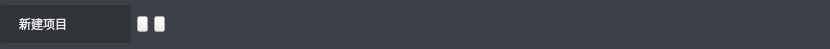
<?xml version="1.0" encoding="UTF-8"?>
<ui version="4.0">
 <class>CtrlDoublePubStuWdg</class>
 <widget class="QWidget" name="CtrlDoublePubStuWdg">
  <property name="geometry">
   <rect>
    <x>0</x>
    <y>0</y>
    <width>830</width>
    <height>49</height>
   </rect>
  </property>
  <property name="windowTitle">
   <string>Form</string>
  </property>
  <property name="styleSheet">
   <string notr="true">#CtrlDoublePubStuWdg
{
background-color: rgb(61, 64, 70);
}</string>
  </property>
  <layout class="QHBoxLayout" name="horizontalLayout">
   <property name="spacing">
    <number>6</number>
   </property>
   <property name="leftMargin">
    <number>0</number>
   </property>
   <property name="topMargin">
    <number>0</number>
   </property>
   <property name="rightMargin">
    <number>10</number>
   </property>
   <property name="bottomMargin">
    <number>0</number>
   </property>
   <item>
    <widget class="QComboBox" name="cmbUserList">
     <property name="minimumSize">
      <size>
       <width>131</width>
       <height>38</height>
      </size>
     </property>
     <property name="maximumSize">
      <size>
       <width>131</width>
       <height>38</height>
      </size>
     </property>
     <property name="styleSheet">
      <string notr="true">QComboBox {
font: 14px &quot;微软雅黑&quot;;
    border-radius: 3px;
    padding: 0px 1px 1px 5px;
    background-color: rgb(49, 52, 57);
    color: rgb(236, 236, 236);
padding-left:19px;

}

QComboBox::drop-down{
width: 15px;
border-left: 0px; 
}  

QComboBox::down-arrow 
{
image: url(:/doublePub/img/doublePub/arrow.png);
height:38px;width:25px;
margin:0px,0px,0px,0px;
padding-right:19px;
}

QComboBox QAbstractItemView{
    outline: 0px;
    border-radius:4px;
	color: rgb(236, 236, 236);
	selection-background-color: rgb(49, 52, 57);
    selection-border-radius:4px;
	selection-color: rgb(82, 204, 144);
	background-color: rgb(61, 64, 70);
	border-left:15px;
	 border: 1px solid rgb(61, 64, 70);
}

/*滚动条样式 开始*/
QScrollBar:vertical
{
border-radius:4px;
width:6px;
background:rgba(255,255,255, 255);
margin:0px,0px,0px,0px;

}

QScrollBar::handle:vertical
{
background:rgba(210,210,210, 255);
border-radius:3px;
min-height:20;
border: 1px solid #D2D2D2;
}    </string>
     </property>
     <item>
      <property name="text">
       <string>新建项目</string>
      </property>
     </item>
     <item>
      <property name="text">
       <string>新建项目</string>
      </property>
     </item>
    </widget>
   </item>
   <item>
    <widget class="QPushButton" name="btnPre">
     <property name="enabled">
      <bool>true</bool>
     </property>
     <property name="minimumSize">
      <size>
       <width>11</width>
       <height>16</height>
      </size>
     </property>
     <property name="maximumSize">
      <size>
       <width>11</width>
       <height>16</height>
      </size>
     </property>
     <property name="styleSheet">
      <string notr="true">QPushButton
{
	border-image: url(:/doublePub/img/doublePub/LeftRight.png)  0 11 32 0;
}
                                                    
QPushButton:hover
{
border-image: url(:/doublePub/img/doublePub/LeftRight.png) 16 11 16 0;
}

QPushButton:pressed
{
border-image: url(:/doublePub/img/doublePub/LeftRight.png) 0 11 32 0;
}

QPushButton:disabled
{
border-image: url(:/doublePub/img/doublePub/LeftRight.png) 32 11 0 0;
}</string>
     </property>
     <property name="text">
      <string/>
     </property>
    </widget>
   </item>
   <item>
    <widget class="QPushButton" name="btnNext">
     <property name="minimumSize">
      <size>
       <width>11</width>
       <height>16</height>
      </size>
     </property>
     <property name="maximumSize">
      <size>
       <width>11</width>
       <height>16</height>
      </size>
     </property>
     <property name="styleSheet">
      <string notr="true">QPushButton
{
	border-image: url(:/doublePub/img/doublePub/LeftRight.png) 0 0 32 11;
}
                                                    
QPushButton:hover
{
border-image: url(:/doublePub/img/doublePub/LeftRight.png) 16 0 16 11;
}

QPushButton:pressed
{
border-image: url(:/doublePub/img/doublePub/LeftRight.png) 0 0 32 11;
}

QPushButton:disabled
{
border-image: url(:/doublePub/img/doublePub/LeftRight.png) 32 0 0 11;
}</string>
     </property>
     <property name="text">
      <string/>
     </property>
    </widget>
   </item>
   <item>
    <spacer name="horizontalSpacer">
     <property name="orientation">
      <enum>Qt::Horizontal</enum>
     </property>
     <property name="sizeHint" stdset="0">
      <size>
       <width>40</width>
       <height>20</height>
      </size>
     </property>
    </spacer>
   </item>
   <item>
    <widget class="GifButton" name="btnClose">
     <property name="enabled">
      <bool>true</bool>
     </property>
     <property name="minimumSize">
      <size>
       <width>14</width>
       <height>14</height>
      </size>
     </property>
     <property name="maximumSize">
      <size>
       <width>14</width>
       <height>14</height>
      </size>
     </property>
     <property name="styleSheet">
      <string notr="true">QPushButton
{
	border-image: url(:/doublePub/img/doublePub/close.png) 0 14 0 0;
}
                                                    
QPushButton:hover
{
border-image: url(:/doublePub/img/doublePub/close.png) 0 0 0 14;
}

QPushButton:pressed
{
border-image: url(:/doublePub/img/doublePub/close.png)0 14 0 0;
}</string>
     </property>
     <property name="text">
      <string/>
     </property>
     <property name="flat">
      <bool>true</bool>
     </property>
    </widget>
   </item>
  </layout>
 </widget>
 <customwidgets>
  <customwidget>
   <class>GifButton</class>
   <extends>QPushButton</extends>
   <header>gifbutton.h</header>
  </customwidget>
 </customwidgets>
 <resources>
  <include location="../../VLive/VLive.qrc"/>
 </resources>
 <connections/>
</ui>
